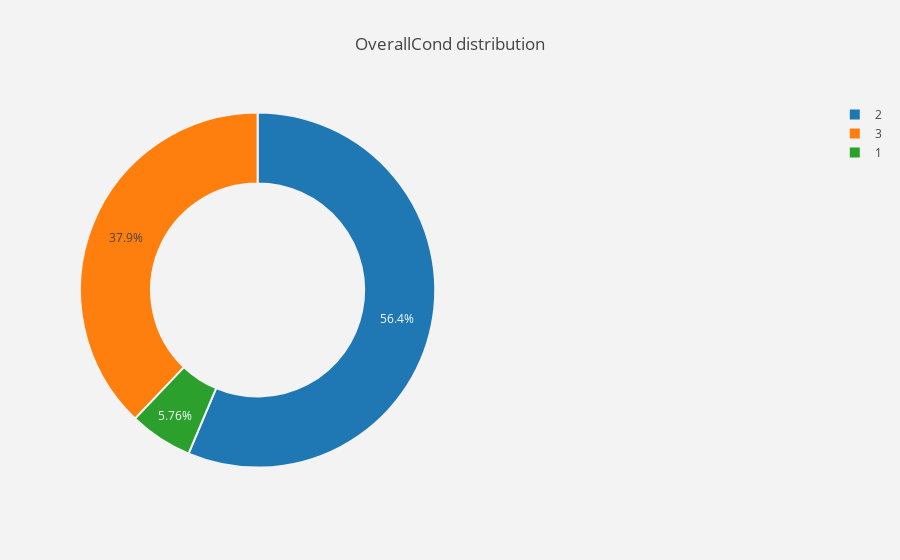

The code cell stored with this chart in its notebook:
### Code cell
df.loc[df["OverallCond"].isin([1,2,3,4]), "OverallCond"] = 1
df.loc[df["OverallCond"].isin([5]), "OverallCond"] = 2
df.loc[df["OverallCond"].isin([6,7,8,9,10]), "OverallCond"] = 3

plot_pie(df, "OverallCond")

### Figure 1 — Plotly figure (JSON) as saved in the notebook; plotly's stock layout.template omitted (floating-point values rounded to 4 significant figures)
{"data": [{"domain": {"x": [0, 0.48]}, "hole": 0.6, "hoverinfo": "label+percent+name", "labels": [2, 3, 1], "marker": {"line": {"color": "rgb(243,243,243)", "width": 2}}, "type": "pie", "uid": "0301e4b8-c1e0-4634-a656-1087125dc57f", "values": [1645, 1106, 168]}], "layout": {"paper_bgcolor": "rgb(243,243,243)", "plot_bgcolor": "rgb(243,243,243)", "title": {"text": "OverallCond distribution "}}}
